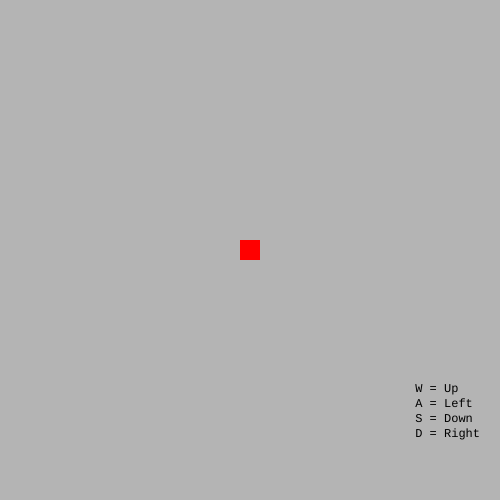
Frame 1 (no input)
Frame 60 (no input): identical to frame 1, image omitted
Frame 120 (the mouse pressed at the canvas centre since frame 60): identical to frame 1, image omitted

The p5.js sketch that drew this single still picture (run headless with seeded random() and noise() and a simulated clock; from frame 60 on, the mouse is pressed at the canvas centre):

// p5.js sketch
// ── sketch.js
var x = 240;
var y = 240;
var tileSize = 20;

function setup() {
    createCanvas(500, 500);
    textAlign(RIGHT, BOTTOM);
    textFont("courier");
    noStroke();
}

function draw() {
    background(180);
    
    // Draw rectangle
    fill(255, 0, 0);
    rect(x, y, tileSize, tileSize);
    
    // Draw instructions
    fill(0)
    text("W = Up   \nA = Left \nS = Down \nD = Right", width - 20, height - 60);
}

function keyPressed() {
    if (key === "A") {
        x -= tileSize;
    } else if (key === "D") {
        x += tileSize;
    } else if (key === "W") {
        y -= tileSize;
    } else if (key === "S") {
        y += tileSize;
    }
};
